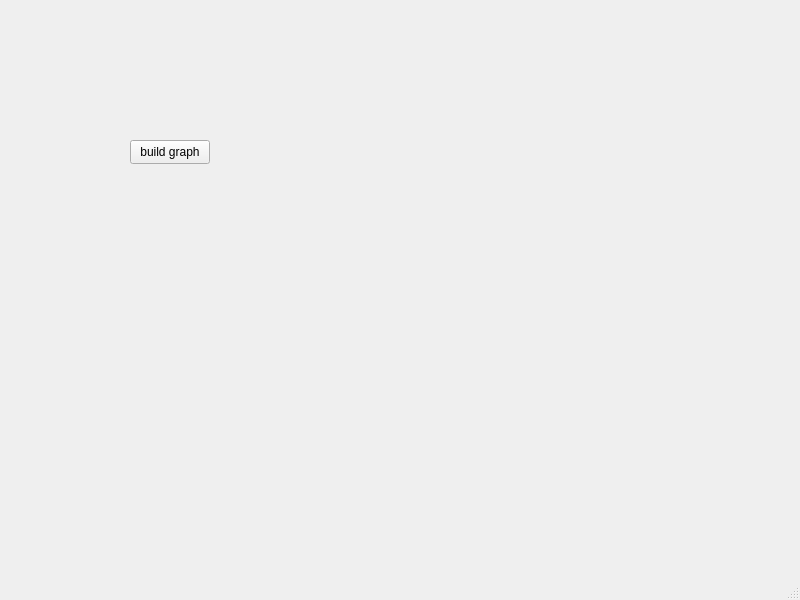
<?xml version="1.0" encoding="UTF-8"?>
<ui version="4.0">
 <class>MainWindow</class>
 <widget class="QMainWindow" name="MainWindow">
  <property name="geometry">
   <rect>
    <x>0</x>
    <y>0</y>
    <width>800</width>
    <height>600</height>
   </rect>
  </property>
  <property name="windowTitle">
   <string>MainWindow</string>
  </property>
  <widget class="QWidget" name="centralwidget">
   <widget class="QLabel" name="label">
    <property name="geometry">
     <rect>
      <x>200</x>
      <y>240</y>
      <width>321</width>
      <height>121</height>
     </rect>
    </property>
    <property name="text">
     <string/>
    </property>
   </widget>
   <widget class="QPushButton" name="graph">
    <property name="geometry">
     <rect>
      <x>130</x>
      <y>140</y>
      <width>80</width>
      <height>24</height>
     </rect>
    </property>
    <property name="text">
     <string>build graph</string>
    </property>
   </widget>
  </widget>
  <widget class="QMenuBar" name="menubar">
   <property name="geometry">
    <rect>
     <x>0</x>
     <y>0</y>
     <width>800</width>
     <height>21</height>
    </rect>
   </property>
  </widget>
  <widget class="QStatusBar" name="statusbar"/>
 </widget>
 <resources/>
 <connections/>
</ui>
